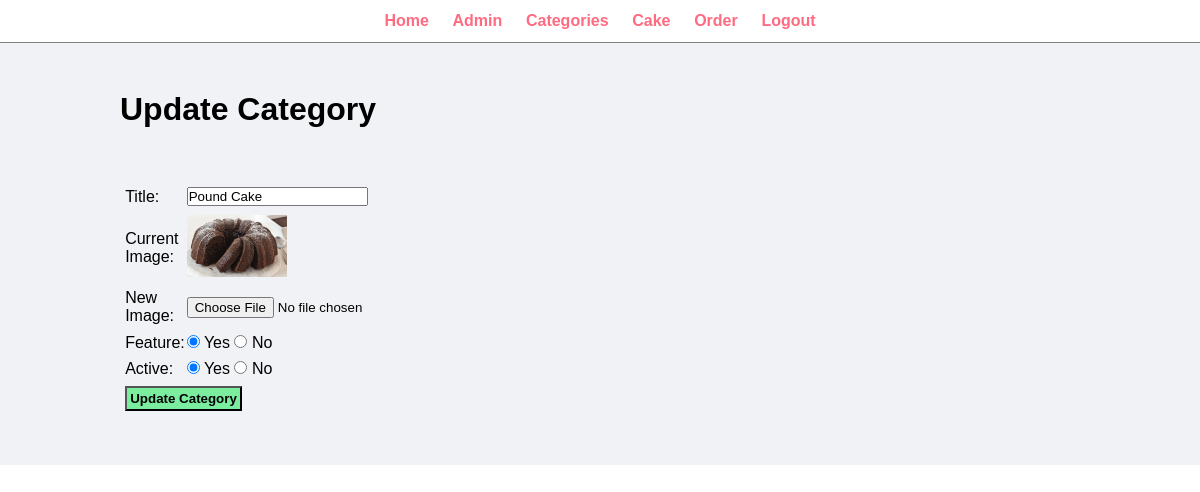
Screenshot of /admin/update-category.php?id=9 (signed in) with the database file from the repository.
### tables this page shows
CREATE TABLE `categoris` (
  `id` int(10) UNSIGNED NOT NULL,
  `title` varchar(100) NOT NULL,
  `image_name` varchar(255) NOT NULL,
  `feature` varchar(10) NOT NULL,
  `active` varchar(10) NOT NULL
);

### admin/update-category.php (the view, shortened to what this page needs)
<?php include('partitals/menu.php'); ?>
<div class="main-content">
	<div class="wrapper">
		<h1>Update Category</h1>
		<br>
		<br><br>
		<?php
			if (isset($_GET['id'])) {
				$id = $_GET['id'];
				$sql = "SELECT * FROM categoris WHERE id=$id";
				$res = mysqli_query($conn, $sql);
				$count = mysqli_num_rows($res);
				if($count == 1){
					$row = mysqli_fetch_assoc($res);
					$title =$row['title'];
					$cu_image = $row['image_name'];
					$feature = $row['feature'];
					$active = $row['active'];
				}
				else{
					$_SESSION['no-category-found'] = "<div class = 'error'> Category Not Found. </div>";
					header('Location:'.SITEURL.'admin/manage-category.php');
				}
			}
			else{
				header('Location:'.SITEURL.'admin/manage-category.php');
			}
		?>
		<form action="" method="POST" enctype="multipart/form-data">
			<table class="tbl-30">
				<tr>
					<td>Title: </td>
					<td><input type="text" name="title" value="<?php echo $title; ?>"></td>
				</tr>
				<tr>
					<td>Current Image: </td>
					<td>
						<?php
							if ($cu_image != "") {
								?>
								<img src="<?php echo SITEURL; ?>images/category/<?php echo $cu_image; ?>" width="100px">
								<?php
							}
							else{
								echo "<div class = 'error'> Image is not added. </div>";
							}
						?>
					</td>
				</tr>
				<tr>
					<td>New Image: </td>
					<td><input type="file" name="image"></td>
				</tr>
				<tr>
					<td>Feature: </td>
					<td><input <?php if ($feature == "Yes"){ echo "checked";} ?> type="radio" name="feature" value="Yes"> Yes
						<input <?php if ($feature == "No"){ echo "checked";} ?>  type="radio" name="feature" value="No"> No</td>
				</tr>
				<tr>
					<td>Active: </td>
					<td><input <?php if ($active == "Yes"){ echo "checked";} ?> type="radio" name="active" value="Yes"> Yes
						<input <?php if ($active == "No"){ echo "checked";} ?> type="radio" name="active" value="No"> No</td>
				</tr>
				<tr>
					<td colspan="2">
						<input type="submit" name="submit" value="Update Category" class="btn-secondary">
					</td>
				</tr>
			</table>
		</form>

### css/admin.css (style rules this page uses)
* { margin: 0; padding: 0; font-family: Arial, Helvetica, sans-serif; }
.wrapper { padding: 1%; width: 80%; margin: 0 auto; }
.tbl-30 { width: 30%; }
table tr td { padding: 1%; text-align: left; }
.btn-secondary { background-color: #7bed9f; padding: 1%; color: black; text-decoration: none; font-weight: bold; }
.main-content { background-color: #f1f2f6; padding: 3% 0; }

### rows the page displays
categoris: title "Pound Cake", image_name (picture), feature "☑", active "☑"
